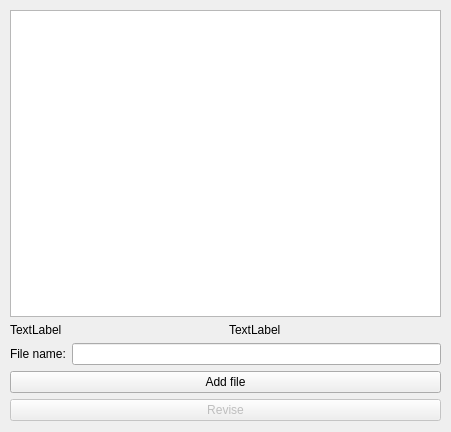
<?xml version="1.0" encoding="UTF-8"?>
<ui version="4.0">
 <class>ProgrammerWindow</class>
 <widget class="QWidget" name="ProgrammerWindow">
  <property name="geometry">
   <rect>
    <x>0</x>
    <y>0</y>
    <width>451</width>
    <height>432</height>
   </rect>
  </property>
  <property name="windowTitle">
   <string>Form</string>
  </property>
  <widget class="QWidget" name="verticalLayoutWidget">
   <property name="geometry">
    <rect>
     <x>10</x>
     <y>10</y>
     <width>431</width>
     <height>411</height>
    </rect>
   </property>
   <layout class="QVBoxLayout" name="verticalLayout">
    <item>
     <widget class="QTableView" name="tableView"/>
    </item>
    <item>
     <layout class="QHBoxLayout" name="horizontalLayout">
      <item>
       <widget class="QLabel" name="label_2">
        <property name="text">
         <string>TextLabel</string>
        </property>
       </widget>
      </item>
      <item>
       <widget class="QLabel" name="label">
        <property name="text">
         <string>TextLabel</string>
        </property>
       </widget>
      </item>
     </layout>
    </item>
    <item>
     <layout class="QFormLayout" name="formLayout_2">
      <item row="0" column="0">
       <widget class="QLabel" name="label_3">
        <property name="text">
         <string>File name:</string>
        </property>
       </widget>
      </item>
      <item row="0" column="1">
       <widget class="QLineEdit" name="lineEdit"/>
      </item>
     </layout>
    </item>
    <item>
     <widget class="QPushButton" name="pushButton">
      <property name="text">
       <string>Add file</string>
      </property>
     </widget>
    </item>
    <item>
     <widget class="QPushButton" name="pushButton_2">
      <property name="enabled">
       <bool>false</bool>
      </property>
      <property name="text">
       <string>Revise</string>
      </property>
     </widget>
    </item>
   </layout>
  </widget>
 </widget>
 <resources/>
 <connections/>
</ui>
